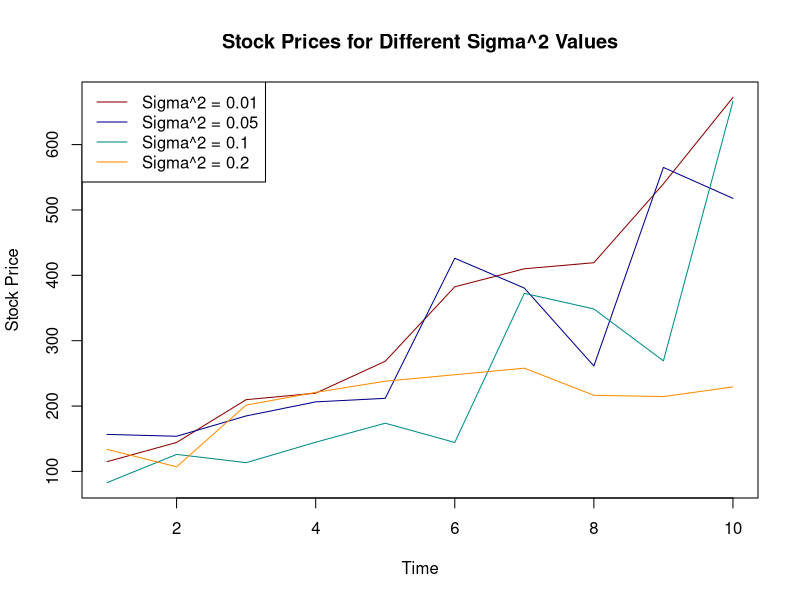
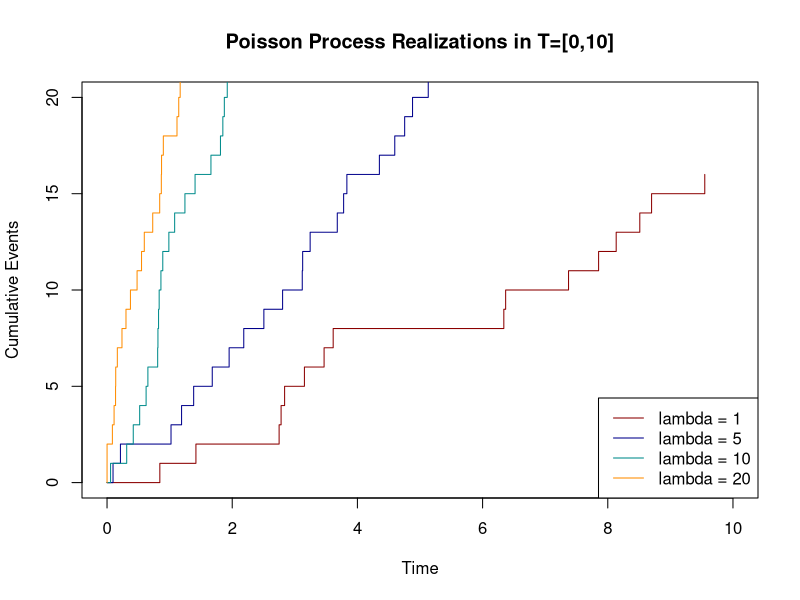

These figures' R source, in order:
## ---- chunk 1
# The parameters
X0 <- 100
mu <- 0.2
t <- 1:10
sigmas <- c(0.01, 0.05, 0.1, 0.2)
# The random processes
set.seed(123)
W <- matrix(rnorm(40), nrow = 10, ncol = 4)
# The Geometric Brownian motion Function 
stock_price <- function(X0, mu, sigmas, t, W) {
  return(X0 * exp((mu - sigmas^2/2) * t + sigmas * W))
}
# The stock prices for each sigma^2
stock_prices <- matrix(NA, nrow = 10, ncol = length(sigmas))
for (i in 1:length(sigmas)) {
  sigma <- sqrt(sigmas[i])
  stock_prices[, i] <- stock_price(X0, mu, sigma, t, W[, i])
}
# Calculate stock prices for each sigma^2
stock_prices <- matrix(NA, nrow = 10, ncol = length(sigmas))
for (i in 1:length(sigmas)) {
  sigma <- sqrt(sigmas[i])
  stock_prices[, i] <- stock_price(X0, mu, sigma, t, W[, i])
  cat("Sigma^2 =", sigmas[i], "\n")
  cat("Stock prices for the next 10 time points:\n")
  print(stock_prices[, i])
  cat("\n")
}
## ---- chunk 2
library(ggplot2)
colors <- c("darkred", "darkblue", "darkcyan", "darkorange")
matplot(t, stock_prices, type = "l", lty = 1, xlab = "Time", ylab = "Stock Price",
        main = "Stock Prices for Different Sigma^2 Values",
        col = colors, ylim = range(stock_prices))
legend("topleft", legend = paste("Sigma^2 =", sigmas), col = colors, lty = 1)
## ---- chunk 3
# Parameters
lambdas <- c(1, 5, 10, 20)
T <- 10
# Poisson process simulation function
set.seed(123)
poisson_process <- function(lambda, T) {
  events <- numeric()
  time <- 0
  while (time <= T) {
    # Generate the next event
    inter_arrival <- rexp(1, rate = lambda)
    time <- time + inter_arrival
    if (time <= T) {
      events <- c(events, time)
    }
  }
  return(events)
}
# Plotting the simulation
colors <- c("darkred", "darkblue", "darkcyan", "darkorange")
plot(0, 0, type="n", xlim=c(0, T), ylim=c(0, max(lambdas)), xlab="Time", ylab="Cumulative Events", main="Poisson Process Realizations in T=[0,10]")
legend("bottomright", legend=paste("lambda =", lambdas), col=colors, lty=1)
for (i in seq_along(lambdas)) {
  lambda <- lambdas[i]
  events <- poisson_process(lambda, T)
  steps <- c(0:length(events))
  times <- c(0, events)
  lines(times, steps, col=colors[i], type="s")  # Step function plot
  cat(sprintf("Lambda = %d: %d\n", lambda, length(events)))
}
## ---- chunk 4
# Parameters
lambda <- 3.8
mu <- 0.4
t <- 5

# Calculate the mean and variance
mean <- exp((lambda - mu) * t)
var <- (lambda + mu)/ (lambda - mu)*exp((lambda - mu) * t)*(exp((lambda - mu) * t)-1)

# Print the results
cat("Mean at t = 5:", mean, "\n")
cat("Variance at t = 5:", var, "\n")
## ---- chunk 5
absorption_prob <- mu / lambda
# Print result
cat("Probability of absorption into state 0 is:", absorption_prob, "\n")
## ---- chunk 6
Pt <- function(lambda, mu, t) {
  numerator <- mu * (1 - exp(-(lambda - mu) * t))
  denominator <- lambda - mu * exp(-(lambda - mu) * t)
  probability <- numerator / denominator
  return(probability)
}
Pt_1 <- Pt(lambda, mu, 1)
Pt_3 <- Pt(lambda, mu, 3)
Pt_5 <- Pt(lambda, mu, 5)
# Print the results
cat("At the t<=5 are :", Pt_1,"at t=1", Pt_3,"at t=3 and ", Pt_5,"at t=5", "\n");
limit_Pt <- mu / lambda
cat("Probability of extinction on or before time t = 5:", limit_Pt,"the same as before 5", "\n")
